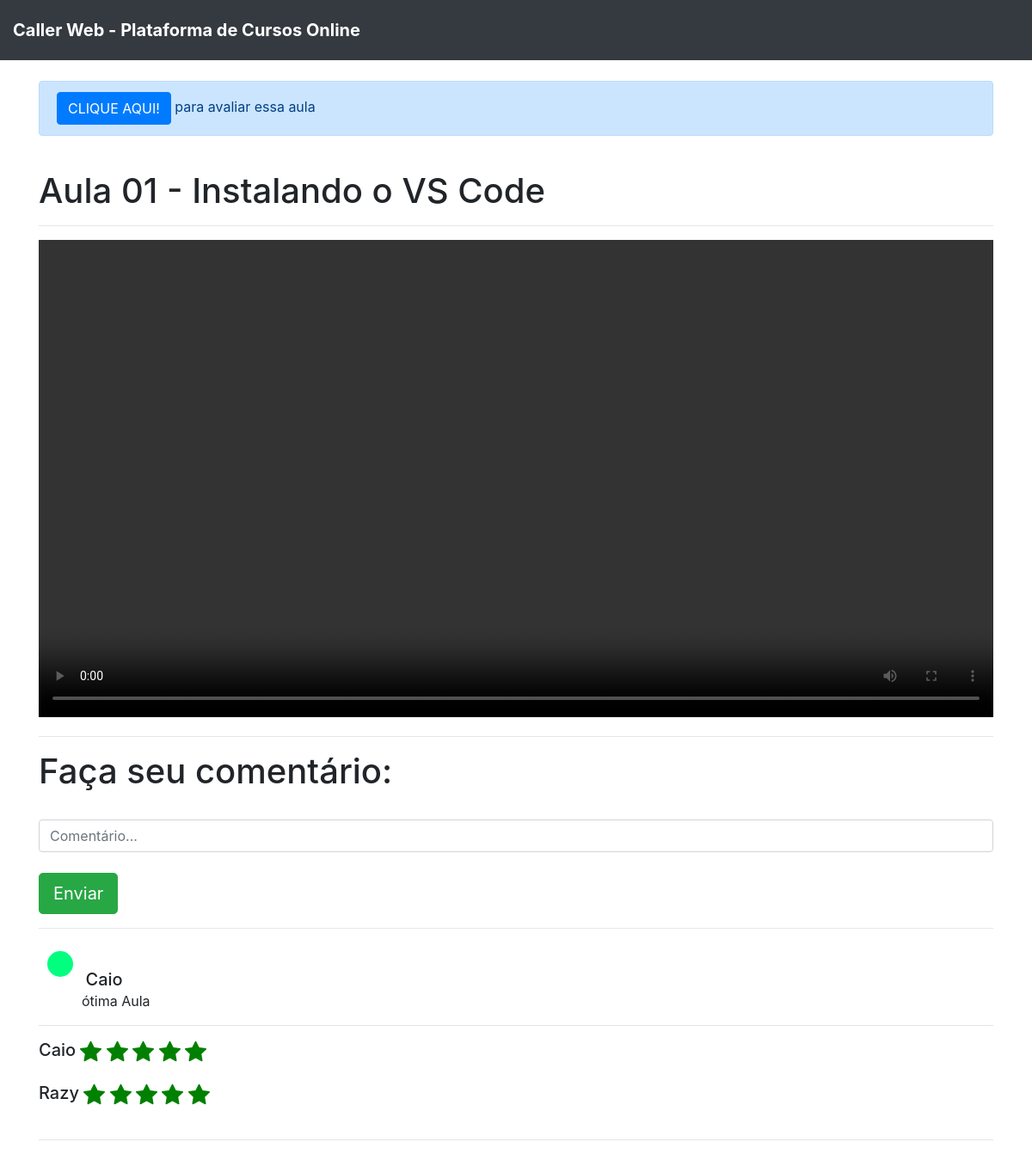
The page /home/aula/1 (signed in) on the database as committed earlier.
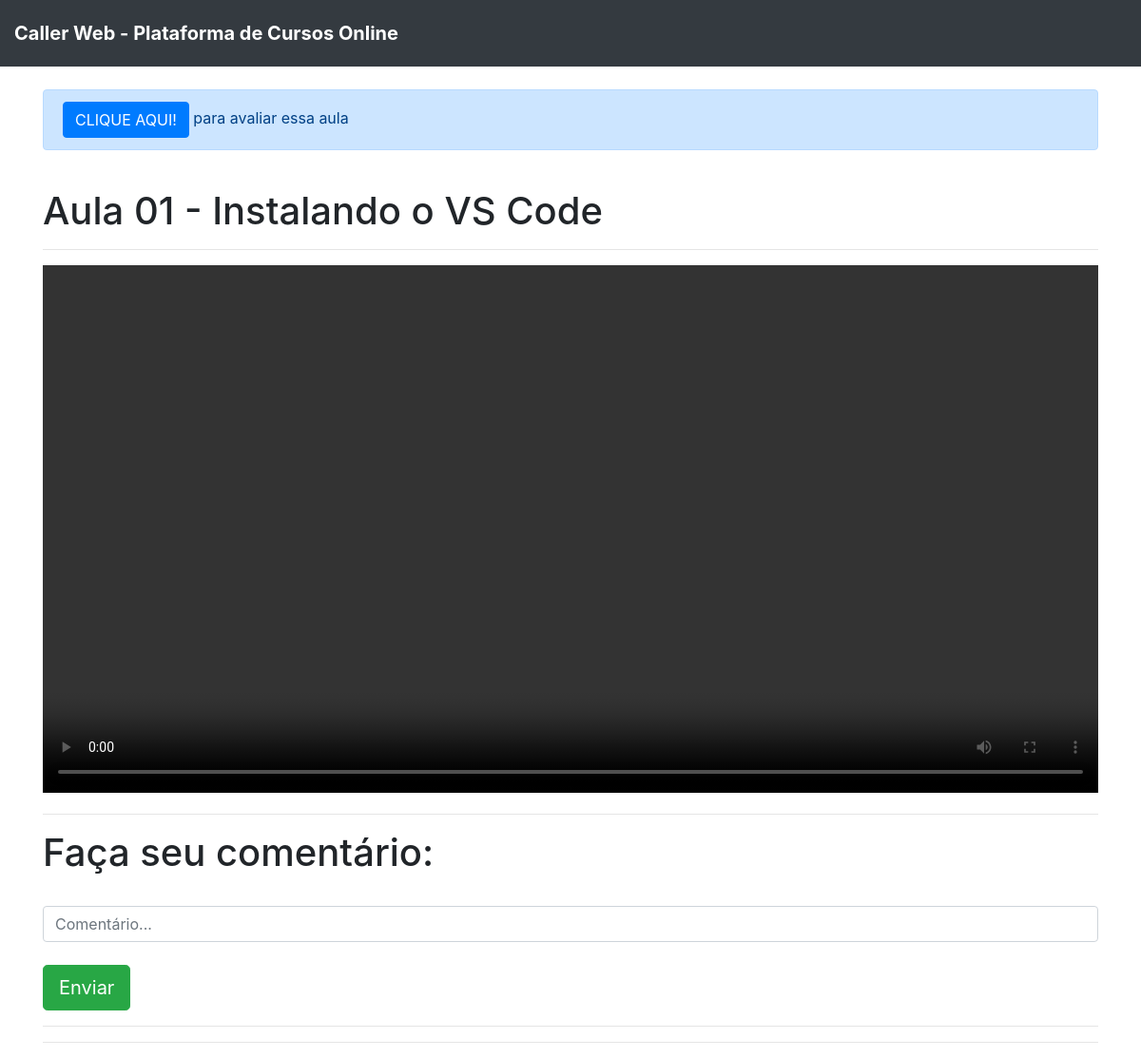
The same page on the database as committed later.
### cursos/models.py (models this page shows, shortened)
class Aulas(models.Model):
    nome = models.CharField(max_length = 100)
    descricao = models.TextField()
    aula = models.FileField(upload_to = "aulas")
    curso = models.ForeignKey(Cursos, on_delete = models.DO_NOTHING)

class Comentarios(models.Model):
    usuario = models.ForeignKey(Usuario, on_delete = models.DO_NOTHING)
    comentario = models.TextField()
    data = models.DateTimeField(default = datetime.now)
    aula = models.ForeignKey(Aulas, on_delete = models.DO_NOTHING)

class NotasAulas(models.Model):
    choices = (
        ('p', 'Péssimo'),
        ('r', 'Ruim'),
        ('re', 'Regular'),
        ('b', 'bom'),
        ('o', 'Ótimo')
    )
    aula = models.ForeignKey(Aulas, on_delete=models.DO_NOTHING)
    nota = models.CharField(max_length=50, choices=choices)
    usuario = models.ForeignKey(Usuario, on_delete=models.DO_NOTHING)

### usuarios/models.py (models this page shows)
class Usuario(models.Model):
    nome = models.CharField(max_length = 50)
    email = models.EmailField()
    senha = models.CharField(max_length = 64)
    def __str__(self) -> str:
        return self.nome

### cursos/views.py (the view)
# urls.py: path('aula/<int:id>', views.aula, name = 'aula'),
def aula(request, id):
    if request.session.get('usuario'):
        aula = Aulas.objects.get(id = id)
        usuario_id = request.session['usuario']
        comentarios = Comentarios.objects.filter(aula = aula).order_by('-data')
        request_usuario = request.session.get('usuario')
        usuario_avaliou = NotasAulas.objects.filter(aula_id = id).filter(usuario_id = request_usuario)
        avaliacoes = NotasAulas.objects.filter(aula_id = id)
        return render(request, 'aula.html', {'aula': aula,
                                            'usuario_id': usuario_id,
                                            'comentarios': comentarios,
                                            'request_usuario': request_usuario,
                                            'usuario_avaliou': usuario_avaliou,
                                            'avaliacoes': avaliacoes})
    else:
        return redirect('/auth/login/?status=2')

### cursos/templatetags/filtros.py (called while the page is built)
@register.filter
def return_list(value, arg):
    return [i for i in range(int(arg))]

### cursos/templates/aula.html (shortened to what this page needs)
{% extends 'base.html'%}
{% load filtros %}
{% block 'body' %}
<div class="container">
  <br>
  {% if not usuario_avaliou %}
    <div class="alert alert-primary" role="alert">
      <button type="button" class="btn btn-primary" data-toggle="modal" data-target="#exampleModal">
        CLIQUE AQUI!
      </button> para avaliar essa aula
    </div>
  {% endif %}
  <br>
  <h1>{{aula.nome}}</h1>
  <hr>
  <video  width="100%" controls>
      <source src="{{aula.aula.url}}" type="video/mp4">
    </video>
  <hr>
  <h1>Faça seu comentário: </h1>
  <br>
  <input id="comentario" type="text" placeholder="Comentário..." class="form-control">
  <br>
  <input onclick="envia_comentario()" type="button" value="Enviar" class="btn btn-success btn-lg">
  <hr>
  <div id="comentarios">
    {% for i in comentarios%}
      <div style="background-color: springgreen; margin: 10px; width: 30px; height: 30px; border-radius: 15px; display: inline-block;"></div>
      <h5 style="display: inline;">{{i.usuario}}</h5>
      <p style="margin-left: 50px;">{{i.comentario}}</p>
      <hr>
    {% endfor %}
  </div>
  <div id="avaliacoes">
    {% for i in avaliacoes%}
      <h5 style="display: inline;">
        {{i.usuario}}
      </h5>
      <br>
      <br>
    {% endfor %}
    <hr>
</div>
</div>
{% endblock %}

### templates/base.html (shortened to what this page needs)
<!doctype html>
<html lang="pt-BR">
  <head>
    <link rel="stylesheet" href="https://cdn.jsdelivr.net/npm/bootstrap@4.6.0/dist/css/bootstrap.min.css">
  </head>
  <body>
    <nav class="navbar navbar-dark bg-dark" id="navbar">
        <a class="navbar-brand" href="/auth/sair/" title="Voltar à Página de Login">Caller Web - Plataforma de Cursos Online</a>
    </nav>
    {% block 'body'%}{% endblock %}
  </body>
</html>

### templates/base.html (style rules this page uses)
#navbar { padding: 15px; font-weight: bold; }

Rows that differ between the two databases and show on the page:
removed Comentarios: usuario "Caio", comentario "ótima Aula"
removed NotasAulas: usuario "Caio", nota "o" (drawn)
removed NotasAulas: usuario "Razy", nota "o" (drawn)
